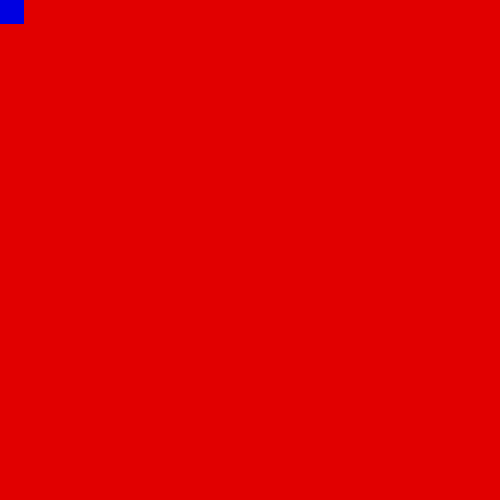
Frame 1 (no input)
Frame 60 (no input): identical to frame 1, image omitted
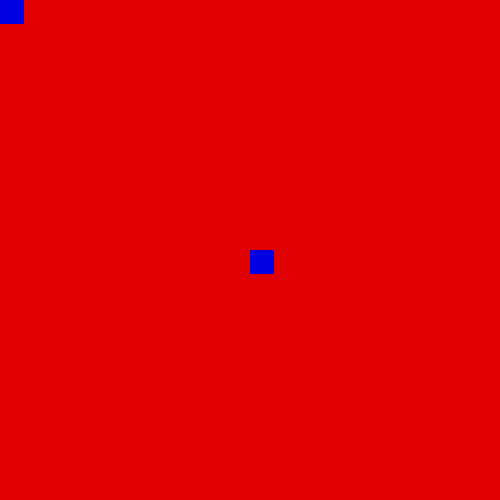
Frame 120 (the mouse pressed at the canvas centre since frame 60)

The p5.js sketch that drew these frames (run headless with seeded random() and noise() and a simulated clock; from frame 60 on, the mouse is pressed at the canvas centre):

// p5.js sketch
// ── sketch.js
function setup() {
  createCanvas(500, 500);
  background(225, 0, 0); 
}

function draw() {
  fill(0, 0, 225);
  noStroke();
  rect(mouseX, mouseY, 24);
 
}


// this watching to learn (https://www.youtube.com/watch?v=T26OJGjI8qI)
/*
 there are many different way to write code and sometime it comes to a point that without knowing doesn't make sense unless you already know a lot about the coding 
*/
